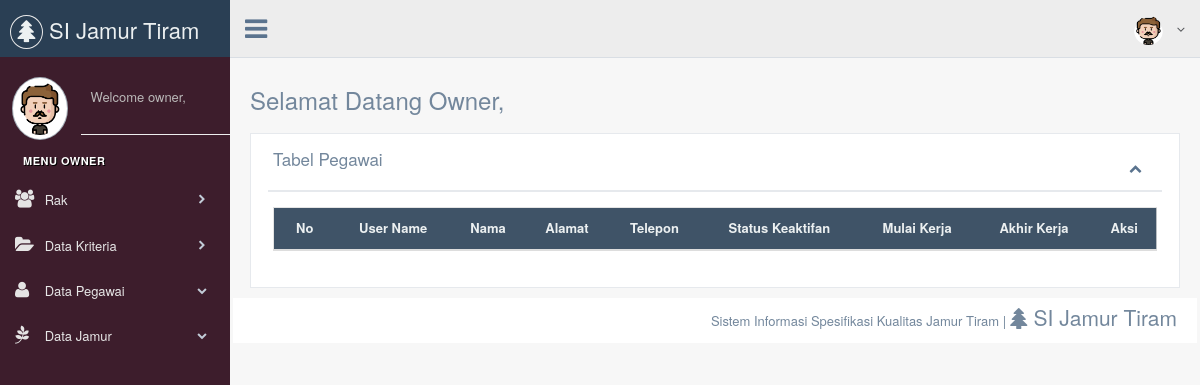
Page /index.php/controller_owner/c_owner_pegawai on the earlier database version.
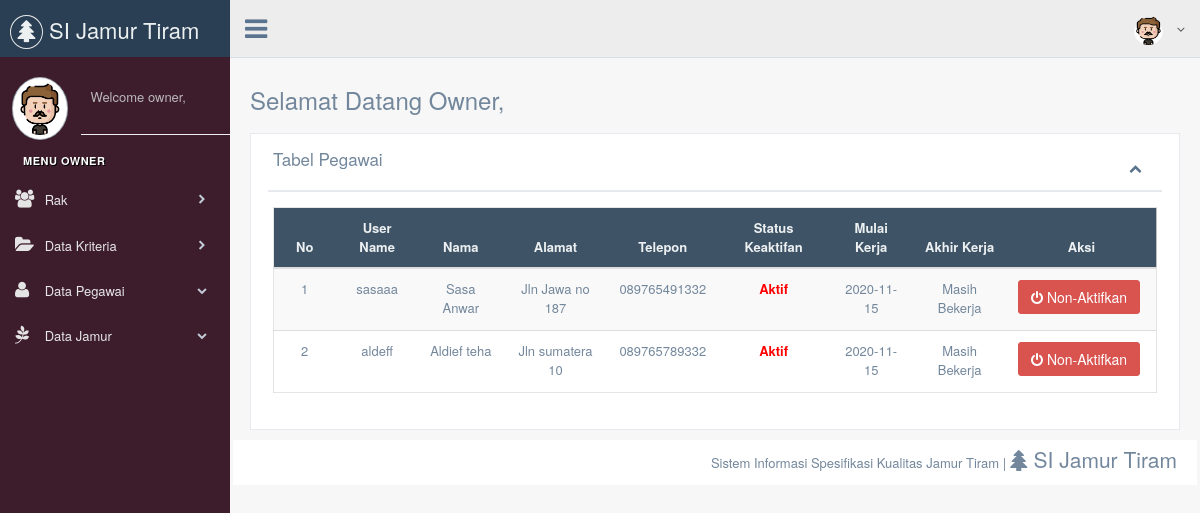
Same page on the later database version.
### tables this page shows
CREATE TABLE `user` (
  `id_user` int(5) NOT NULL AUTO_INCREMENT,
  `username` varchar(10) NOT NULL,
  `password` varchar(10) NOT NULL,
  `nama` varchar(30) NOT NULL,
  `alamat` varchar(30) NOT NULL,
  `telephone` varchar(12) NOT NULL,
  `jenis_kelamin` int(1) NOT NULL,
  `status_aktif` int(1) NOT NULL,
  `level_akses` int(1) NOT NULL,
  `mulai_kerja` date DEFAULT NULL,
  `akhir_kerja` date DEFAULT NULL,
  PRIMARY KEY (`id_user`),
  KEY `jenis_kelamin` (`jenis_kelamin`),
  KEY `jenis_kelamin_2` (`jenis_kelamin`),
  KEY `status_aktif` (`status_aktif`),
  KEY `level_akses` (`level_akses`),
  CONSTRAINT `user_ibfk_1` FOREIGN KEY (`jenis_kelamin`) REFERENCES `gender` (`id_gender`) ON DELETE CASCADE ON UPDATE CASCADE,
  CONSTRAINT `user_ibfk_2` FOREIGN KEY (`status_aktif`) REFERENCES `statusaktif` (`id_aktif`) ON DELETE CASCADE ON UPDATE CASCADE,
  CONSTRAINT `user_ibfk_3` FOREIGN KEY (`level_akses`) REFERENCES `levelakses` (`id_akses`) ON DELETE CASCADE ON UPDATE CASCADE
);

CREATE TABLE `statusaktif` (
  `id_aktif` int(1) NOT NULL AUTO_INCREMENT,
  `keterangan_aktif` varchar(10) NOT NULL,
  PRIMARY KEY (`id_aktif`)
);

### application/libraries/Template.php (called while the page is built, shortened)
<?php
class Template
{
   function __construct()
   {
      $this->ci =&get_instance();
   }
   function ownerview($template, $data='')
   {
      $data['content'] = $this->ci->load->view($template, $data, TRUE);
      $data['nav']  = $this->ci->load->view('owner/ownernav', $data, TRUE);
      $this->ci->load->view('owner/dashboard', $data);
   }
}

### application/controllers/controller_owner/c_owner_pegawai.php (called while the page is built, shortened)
<?php
class c_owner_pegawai extends CI_Controller {
    function index() {
            $data['data_pegawai'] = $this->m_owner_pegawai->ambil_data_pegawai("u.level_akses = 2");
            $this->template->ownerview('owner/owner_pegawai', $data);
    }
}

### index.php (called while the page is built, shortened)
<?php
require_once BASEPATH.'core/CodeIgniter.php';

### application/models/model_owner/m_owner_pegawai.php (called while the page is built, shortened)
<?php
class m_owner_pegawai extends CI_Model {
    function ambil_data_pegawai($where) {
        $this->db->select(array('u.id_user', 'u.username', 'u.nama', 'u.alamat', 'u.status_aktif', 'u.telephone', 'u.mulai_kerja', 'u.akhir_kerja',
            'sa.keterangan_aktif as aktif'));
        $this->db->from('`user` u JOIN statusaktif sa ON (u.status_aktif = sa.id_aktif) ');
        $this->db->where($where);
        return $this->db->get();
    }
}

### application/views/owner/owner_pegawai.php (the view, shortened to what this page needs)
<div class="">
    <div class="row col-md-9 page-title">
        <div class="title_left">
            <h3>Selamat Datang Owner,</h3>
        </div>
    </div>
    <div class="clearfix"></div>
    <div class="row">
        <div class="col-md-12 col-sm-12 col-xs-12">
            <div class="x_panel">
                <div class="x_title">
                    <h2>Tabel Pegawai</h2>
                    <ul class="nav navbar-right">
                        <li><a class="collapse-link"><i class="fa fa-chevron-up"></i></a>
                        </li>
                    </ul>
                    <div class="clearfix"></div>
                </div>
                <div class="x_content">
                    <table style="text-align: center" id="tabel_pegawai" class="table table-striped responsive-utilities jambo_table">
                        <thead>
                            <tr>
                                <th style="width: 7%; text-align: center">No</th>
                                <th style="text-align: center">User Name</th>
                                <th style="text-align: center">Nama</th>
                                <th style="text-align: center">Alamat</th>
                                <th style="text-align: center">Telepon</th>
                                <th style="text-align: center">Status Keaktifan</th>
                                <th style="text-align: center">Mulai Kerja</th>
                                <th style="text-align: center">Akhir Kerja</th>
                                <th style="text-align: center">Aksi</th>
                            </tr>
                        </thead>
                        <tbody>
                            <?php
                            $no = 1;
                            foreach ($data_pegawai->result_array() as $value) {
                                ?>
                                <tr>
                                    <td><?php echo $no++ ?></td>
                                    <td><?php echo $value['username'] ?></td>
                                    <td><?php echo $value['nama'] ?></td>
                                    <td><?php echo $value['alamat'] ?></td>
                                    <td><?php echo $value['telephone'] ?></td>
                                    <td>
                                        <?php if ($value['aktif'] == 'aktif') { ?>
                                            <strong style="color: limegreen; font-size: 18px">
                                                <?php echo $value['aktif']; ?></strong>
                                        <?php } else {
                                            ?>
                                            <strong style="color: red" >
                                                <?php echo $value['aktif']; ?> </strong>
                                            <?php
                                        }
                                        ?>
                                    </td>
                                    <td><?php echo $value['mulai_kerja'] ?></td>
                                    <td>
                                        <?php if ($value['akhir_kerja'] == null) { ?>
                                            Masih Bekerja
                                        <?php } else {
                                            ?>
                                            <strong style="color: red" >
                                                <?php echo $value['akhir_kerja']; ?> </strong>
                                            <?php
                                        }
                                        ?>
                                    </td>
                                    <td>
                                        <?php if ($value['status_aktif'] == 1) { ?>
                                            <a class="btn btn-danger" style="color: white" href="<?php echo base_url() . "controller_juragan/c_juragan_pegawai/non_Aktifkan_Pegawai/" . $value['id_user']; ?>"><i class="fa fa-power-off"></i> Non-Aktifkan</a>
                                        <?php } else {
                                            ?>
                                            <a class="btn btn-success" style="color: white" href="<?php echo base_url() . "controller_juragan/c_juragan_pegawai/aktifkan_Pegawai/" . $value['id_user']; ?>"><i class="fa fa-power-off"></i> Aktifkan</a>
                                        <?php }
                                        ?>
                                    </td>
                                </tr>
                            <?php } ?>
                        </tbody>
                    </table>
                </div>
            </div>
        </div>
    </div>
</div>
<footer>
    <div class="">
        <p class="pull-right">Sistem Informasi Spesifikasi Kualitas Jamur Tiram |
            <span class="lead"> <i class="fa fa-tree"></i> SI Jamur Tiram</span>
        </p>
    </div>
    <div class="clearfix"></div>
</footer>

### application/views/owner/ownernav.php (shortened to what this page needs)
<div class="col-md-3 left_col">
    <div class="left_col scroll-view">
        <div class="navbar nav_title" style="border: 0;">
            <a class="site_title"><i class="fa fa-tree"></i><span>  SI Jamur Tiram</span></a>
        </div>
        <div class="profile">
            <div class="profile_pic">
                <img src="<?php echo base_url(); ?>assets/images/bospic.png" alt="..." class="img-circle profile_img">
            </div>
            <div class="profile_info">
                <span>Welcome owner,</span>
            </div>
        </div>
        <br><br><br><hr>
        <div id="sidebar-menu" class="main_menu_side hidden-print main_menu">
            <div class="menu_section">
                <h3>MENU Owner </h3>
                <ul class="nav side-menu">
                    <li><a href="<?php echo base_url(); ?>controller_owner/c_owner_rak"><i class="fa fa-users"></i> Rak <span class="fa fa-chevron-right"></span></a>
                    </li>
                    <li><a href="<?php echo base_url(); ?>controller_owner/c_owner_data_kriteria"><i class="fa fa-folder-open"></i> Data Kriteria <span class="fa fa-chevron-right"></span></a>
                    </li>
                    <li><a><i class="fa fa-user"></i> Data Pegawai <span class="fa fa-chevron-down"></span></a>
                    </li>
                    <li><a><i class="fa fa-pagelines"></i> Data Jamur <span class="fa fa-chevron-down"></span></a>
                    </li>
                </ul>
            </div>
        </div>
    </div>
</div>
<div class="top_nav">
    <div class="nav_menu">
        <nav class="" role="navigation">
            <div class="nav toggle">
                <a id="menu_toggle"><i class="fa fa-bars"></i></a>
            </div>
            <ul class="nav navbar-nav navbar-right">
                <li class="">
                    <a href="javascript:;" class="user-profile dropdown-toggle" data-toggle="dropdown" aria-expanded="false">
                        <img src="<?php echo base_url(); ?>assets/images/bospic.png" alt=""><?php echo $this->session->userdata('nama_user') ?>
                        <span class=" fa fa-angle-down"></span>
                    </a>
                </li>
            </ul>
        </nav>
    </div>
</div>

### application/views/owner/dashboard.php (shortened to what this page needs)
<!DOCTYPE html>
<html lang="en">
    <head>
        <link href="<?php echo base_url(); ?>assets/css/bootstrap.min.css" rel="stylesheet">
        <link href="<?php echo base_url(); ?>assets/fonts/css/font-awesome.min.css" rel="stylesheet">
        <link href="<?php echo base_url(); ?>assets/css/animate.min.css" rel="stylesheet">
        <link href="<?php echo base_url(); ?>assets/css/custom.css" rel="stylesheet">
        <link href="<?php echo base_url(); ?>assets/css/icheck/flat/green.css" rel="stylesheet" />
        <link href="<?php echo base_url(); ?>assets/css/floatexamples.css" rel="stylesheet" type="text/css" />
    </head>
    <body class="nav-md">
        <div class="container body">
            <div class="main_container">
                <?php echo $nav; ?>
                <div class="right_col" role="main">
                    <?php echo $content; ?>
                </div>
            </div>
        </div>
    </body>
</html>

Differences in the rows shown:
added user: username "sasaaa", nama "Sasa Anwar", alamat "Jln Jawa no 187", telephone "089765491332", status_aktif.keterangan_aktif "Aktif", mulai_kerja "2020-11-15", shows "Masih Bekerja"
added user: username "aldeff", nama "Aldief teha", alamat "Jln sumatera 10", telephone "089765789332", status_aktif.keterangan_aktif "Aktif", mulai_kerja "2020-11-15", shows "Masih Bekerja"
